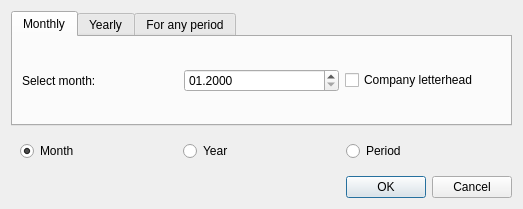
<?xml version="1.0" encoding="UTF-8"?>
<ui version="4.0">
 <class>GenerateAnalysisReport</class>
 <widget class="QDialog" name="GenerateAnalysisReport">
  <property name="geometry">
   <rect>
    <x>0</x>
    <y>0</y>
    <width>523</width>
    <height>209</height>
   </rect>
  </property>
  <property name="windowTitle">
   <string>Generate analysis report</string>
  </property>
  <property name="locale">
   <locale language="English" country="UnitedStates"/>
  </property>
  <property name="modal">
   <bool>false</bool>
  </property>
  <layout class="QGridLayout" name="gridLayout">
   <property name="leftMargin">
    <number>11</number>
   </property>
   <property name="topMargin">
    <number>11</number>
   </property>
   <property name="rightMargin">
    <number>11</number>
   </property>
   <property name="bottomMargin">
    <number>11</number>
   </property>
   <item row="0" column="1" colspan="2">
    <widget class="QTabWidget" name="tabSelector">
     <property name="minimumSize">
      <size>
       <width>500</width>
       <height>0</height>
      </size>
     </property>
     <property name="currentIndex">
      <number>0</number>
     </property>
     <widget class="QWidget" name="tabMonth">
      <attribute name="title">
       <string>Monthly</string>
      </attribute>
      <layout class="QHBoxLayout" name="horizontalLayout_3">
       <item>
        <widget class="QLabel" name="lbMonthly">
         <property name="text">
          <string>Select month:</string>
         </property>
        </widget>
       </item>
       <item>
        <widget class="QDateEdit" name="dateMonthlyEdit">
         <property name="displayFormat">
          <string>MM.yyyy</string>
         </property>
        </widget>
       </item>
       <item>
        <widget class="QCheckBox" name="ownFormCbx">
         <property name="text">
          <string>Company letterhead</string>
         </property>
        </widget>
       </item>
      </layout>
     </widget>
     <widget class="QWidget" name="tabYear">
      <attribute name="title">
       <string>Yearly</string>
      </attribute>
      <layout class="QHBoxLayout" name="horizontalLayout_4">
       <item>
        <widget class="QLabel" name="lbYear">
         <property name="text">
          <string>Select year:</string>
         </property>
        </widget>
       </item>
       <item>
        <widget class="QDateEdit" name="dateYearlyEdit">
         <property name="dateTime">
          <datetime>
           <hour>0</hour>
           <minute>0</minute>
           <second>0</second>
           <year>2000</year>
           <month>1</month>
           <day>1</day>
          </datetime>
         </property>
         <property name="currentSection">
          <enum>QDateTimeEdit::YearSection</enum>
         </property>
         <property name="displayFormat">
          <string>yyyy</string>
         </property>
        </widget>
       </item>
      </layout>
     </widget>
     <widget class="QWidget" name="tab">
      <attribute name="title">
       <string>For any period</string>
      </attribute>
      <layout class="QHBoxLayout" name="horizontalLayout_2">
       <item>
        <widget class="QLabel" name="fromLb">
         <property name="text">
          <string>From date:</string>
         </property>
        </widget>
       </item>
       <item>
        <widget class="QDateEdit" name="fromDateEdit">
         <property name="currentSection">
          <enum>QDateTimeEdit::MonthSection</enum>
         </property>
         <property name="displayFormat">
          <string>MM.yyyy</string>
         </property>
        </widget>
       </item>
       <item>
        <widget class="QLabel" name="label_2">
         <property name="text">
          <string>Till date:</string>
         </property>
        </widget>
       </item>
       <item>
        <widget class="QDateEdit" name="tillDateEdit">
         <property name="displayFormat">
          <string>MM.yyyy</string>
         </property>
        </widget>
       </item>
      </layout>
     </widget>
    </widget>
   </item>
   <item row="3" column="1" colspan="2">
    <layout class="QHBoxLayout" name="horizontalLayout">
     <item>
      <spacer name="horizontalSpacer">
       <property name="orientation">
        <enum>Qt::Horizontal</enum>
       </property>
       <property name="sizeHint" stdset="0">
        <size>
         <width>40</width>
         <height>20</height>
        </size>
       </property>
      </spacer>
     </item>
     <item>
      <widget class="QPushButton" name="okBtn">
       <property name="text">
        <string>OK</string>
       </property>
      </widget>
     </item>
     <item>
      <widget class="QPushButton" name="cancelBtn">
       <property name="text">
        <string>Cancel</string>
       </property>
      </widget>
     </item>
    </layout>
   </item>
   <item row="2" column="1" colspan="2">
    <widget class="QWidget" name="radioWidget" native="true">
     <layout class="QHBoxLayout" name="horizontalLayout_5">
      <item>
       <widget class="QRadioButton" name="radioMon">
        <property name="text">
         <string>Month</string>
        </property>
        <property name="checkable">
         <bool>true</bool>
        </property>
        <property name="checked">
         <bool>true</bool>
        </property>
       </widget>
      </item>
      <item>
       <widget class="QRadioButton" name="radioYear">
        <property name="text">
         <string>Year</string>
        </property>
       </widget>
      </item>
      <item>
       <widget class="QRadioButton" name="radioPeriod">
        <property name="text">
         <string>Period</string>
        </property>
       </widget>
      </item>
     </layout>
    </widget>
   </item>
  </layout>
 </widget>
 <tabstops>
  <tabstop>okBtn</tabstop>
  <tabstop>cancelBtn</tabstop>
 </tabstops>
 <resources/>
 <connections/>
</ui>
